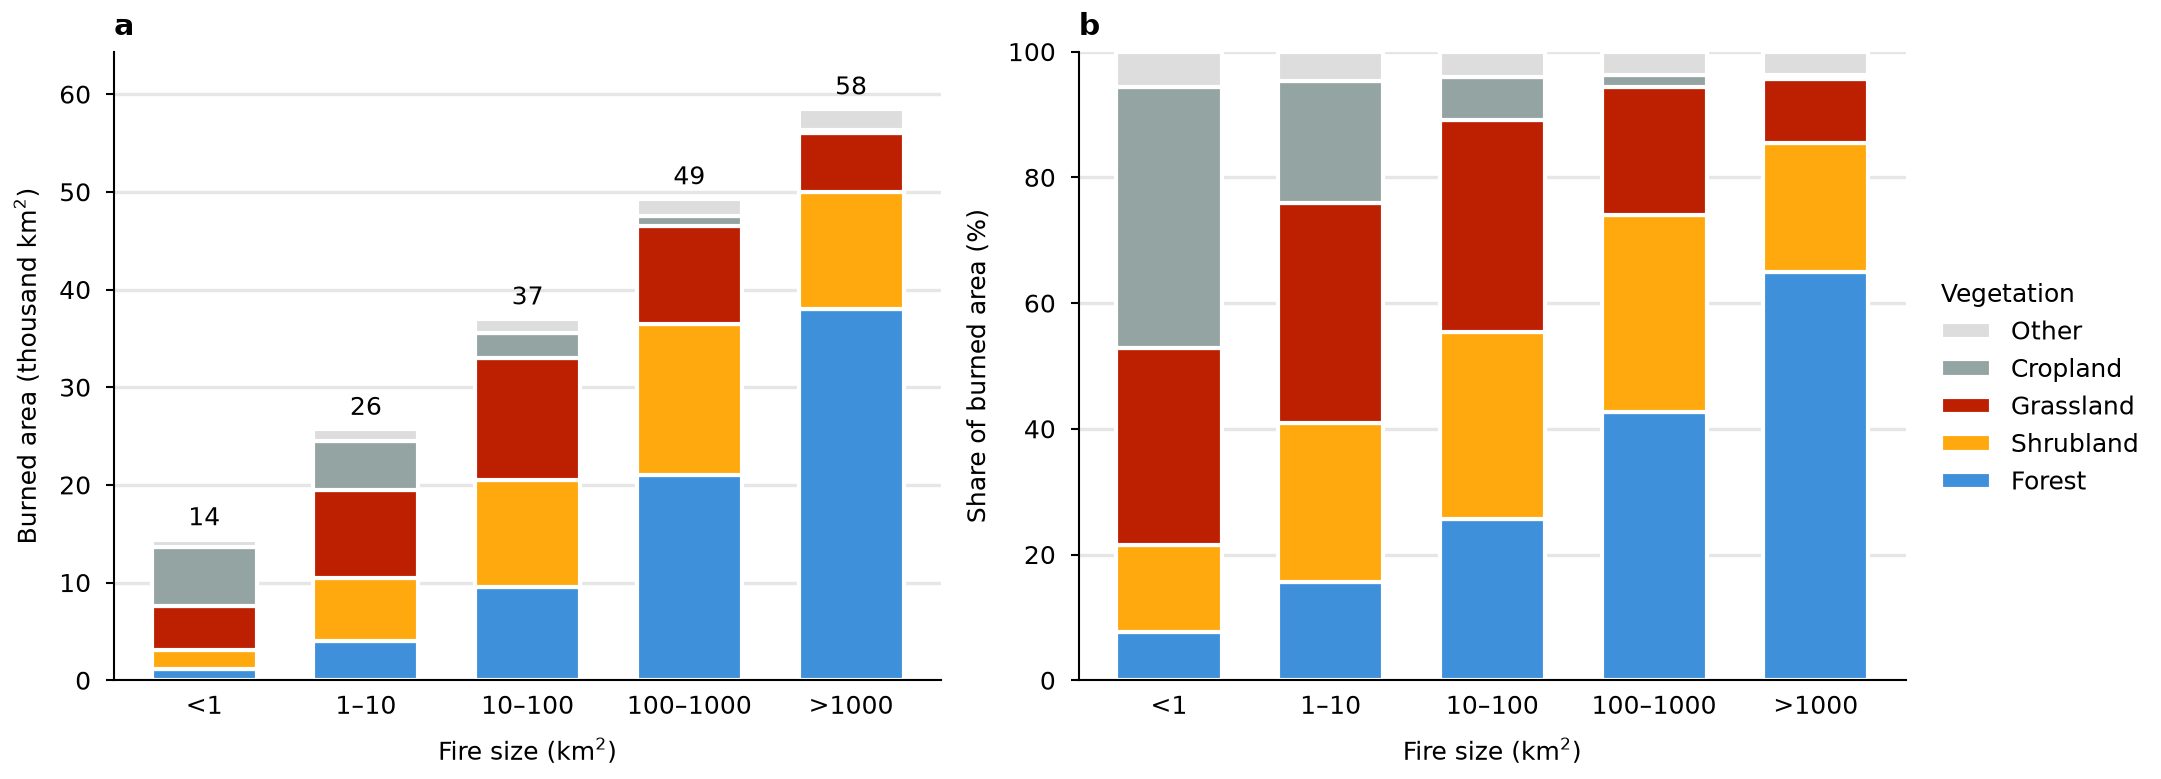

Recreate this plot in Python.
"""Stacked bar chart in absolute values (a) and as 100% of each bar (b), from the same table.

Synthetic data. Writes snippet.png next to this file.
"""

import os
from pathlib import Path

import matplotlib.pyplot as plt
import numpy as np

MM = 1 / 25.4
STYLE_DIR = Path(__file__).resolve().parent / "../../../styles"
CLASSES = ["<1", "1–10", "10–100", "100–1000", ">1000"]  # fire size (km²)
# Part, color, and burned area (thousand km²) in each class.
# The first part is stacked at the bottom.
PARTS = [
    ("Forest", "C0", [1.1, 4.0, 9.5, 21.0, 38.0]),
    ("Shrubland", "C1", [2.0, 6.5, 11.0, 15.5, 12.0]),
    ("Grassland", "C2", [4.5, 9.0, 12.5, 10.0, 6.0]),
    ("Cropland", "C3", [6.0, 5.0, 2.5, 1.0, 0.3]),
    ("Other", "#dddddd", [0.8, 1.2, 1.5, 1.8, 2.2]),
]
WIDTH = 0.65
EDGE = {"edgecolor": "white"}


def stacked_bars(ax, table):
    """table: one row per part, one column per class. Returns the bar containers."""
    bottom = np.zeros(table.shape[1])
    containers = []
    for (name, color, _), row in zip(PARTS, table):
        containers.append(ax.bar(range(len(CLASSES)), row, WIDTH, bottom=bottom,
                                 color=color, label=name, **EDGE))
        bottom += row
    ax.set_xticks(range(len(CLASSES)), labels=CLASSES)
    ax.tick_params(axis="x", length=0)
    ax.set_xlabel("Fire size (km$^2$)")
    ax.set_axisbelow(True)
    ax.grid(axis="y", color="0.9")
    return containers


def main():
    area = np.array([values for *_, values in PARTS])
    totals = area.sum(axis=0)
    default = STYLE_DIR / "default.mplstyle"
    sheets = [default] if default.is_file() else []
    if selected := os.environ.get("CEDALION_STYLE"):
        sheet = Path(selected).expanduser()
        sheets.append(sheet if sheet.is_file() else STYLE_DIR / (selected.removesuffix(".mplstyle") + ".mplstyle"))
    width_mm = float(os.environ.get("CEDALION_WIDTH_MM", 183))
    with plt.style.context(sheets):
        fig, axes = plt.subplots(1, 2, figsize=(width_mm * MM, 66 * MM), layout="constrained")
        containers = stacked_bars(axes[0], area)
        axes[0].bar_label(containers[-1], labels=[f"{t:.0f}" for t in totals], padding=2)
        axes[0].set_ylim(0, 1.1 * totals.max())
        axes[0].set_ylabel("Burned area (thousand km$^2$)")
        stacked_bars(axes[1], 100 * area / totals)
        axes[1].set_ylim(0, 100)
        axes[1].set_yticks(range(0, 101, 20))
        axes[1].set_ylabel("Share of burned area (%)")
        for ax, letter in zip(axes, "ab"):
            ax.annotate(letter, xy=(0, 1), xycoords="axes fraction", xytext=(0, 4),
                        textcoords="offset points", fontweight="bold", fontsize="large")
        # Handles come in drawing order, bottom first.
        handles, labels = axes[0].get_legend_handles_labels()
        fig.legend(handles[::-1], labels[::-1], loc="outside right center", frameon=False,
                   title="Vegetation", alignment="left")
        fig.savefig(os.environ.get("CEDALION_SNIPPET_PNG", Path(__file__).with_name("snippet.png")), dpi=300)
        plt.close(fig)


if __name__ == "__main__":
    main()
